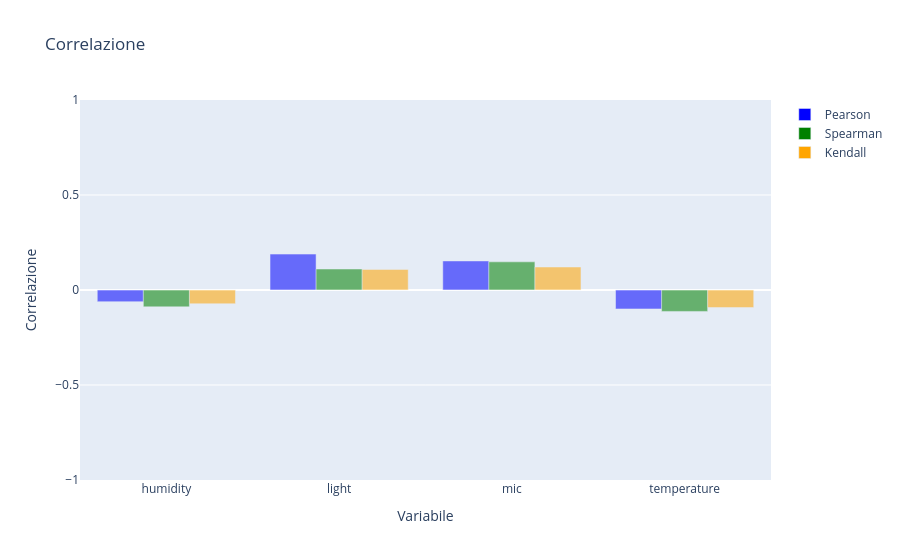
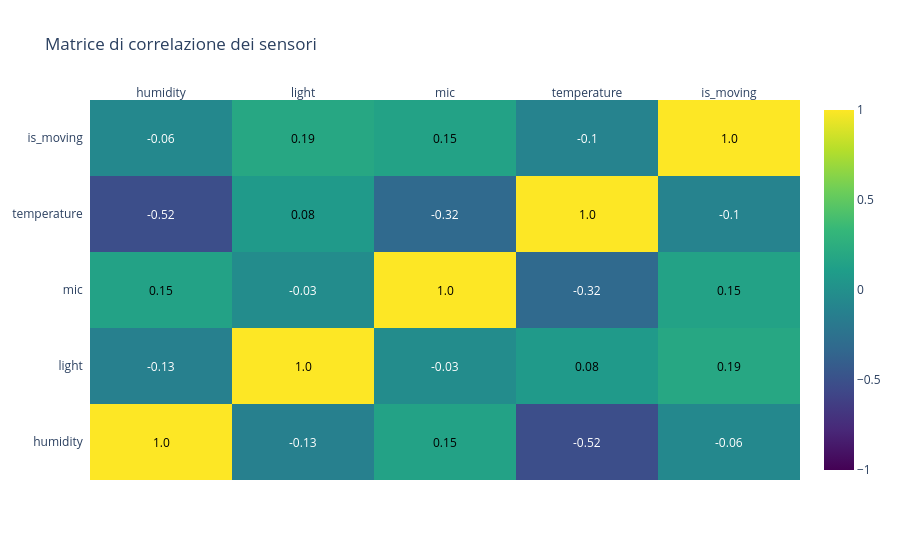
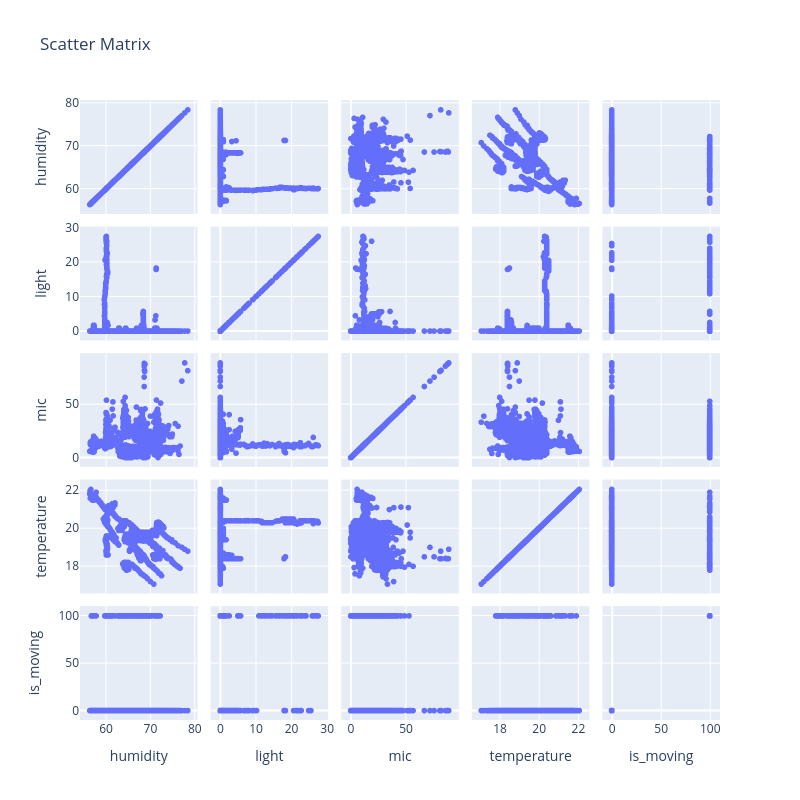

Notebook cell for these charts, in order:
### Code cell
# Confronto delle correlazioni
fig = go.Figure()
for metric, color in [
    ("Pearson", "blue"),
    ("Spearman", "green"),
    ("Kendall", "orange")
]:
    fig.add_trace(go.Bar(
        x=df_compare["Variabile"],
        y=df_compare[f"{metric}"],
        name=f"{metric}",
        marker=dict(color=color, opacity=0.55)
    ))

fig.update_layout(
    title="Correlazione",
    xaxis_title="Variabile",
    yaxis_title="Correlazione",
    barmode="group",
    yaxis=dict(range=[-1,1])
)
fig.show()

# Matrice di confusione
corr_matrix = df_all[cols].corr()
df_rounded = corr_matrix.copy()
for col in cols:
    df_rounded[col] = df_rounded[col].round(2)
fig = ff.create_annotated_heatmap(
    z=df_rounded.values,
    x=list(df_rounded.columns),
    y=list(df_rounded.columns),
    colorscale="Viridis",
    showscale=True,
    zmin=-1,
    zmax=1
)
fig.update_layout(title="Matrice di correlazione dei sensori")
fig.show()

# Scatter plot 
fig = px.scatter_matrix(df_all, dimensions=cols,title="Scatter Matrix")
fig.update_layout(height=800, width=800)
fig.show()

### Figure 1 — Plotly figure (JSON) as saved in the notebook; plotly's stock layout.template omitted (floating-point values rounded to 4 significant figures)
{"data": [{"marker": {"color": "blue", "opacity": 0.55}, "name": "Pearson", "type": "bar", "x": ["humidity", "light", "mic", "temperature"], "y": [-0.06156, 0.1889, 0.153, -0.09968]}, {"marker": {"color": "green", "opacity": 0.55}, "name": "Spearman", "type": "bar", "x": ["humidity", "light", "mic", "temperature"], "y": [-0.08876, 0.1105, 0.1482, -0.1128]}, {"marker": {"color": "orange", "opacity": 0.55}, "name": "Kendall", "type": "bar", "x": ["humidity", "light", "mic", "temperature"], "y": [-0.07252, 0.1084, 0.121, -0.09248]}], "layout": {"barmode": "group", "title": {"text": "Correlazione"}, "xaxis": {"title": {"text": "Variabile"}}, "yaxis": {"range": [-1, 1], "title": {"text": "Correlazione"}}}}

### Figure 2 — Plotly figure (JSON) as saved in the notebook; plotly's stock layout.template omitted (floating-point values rounded to 4 significant figures)
{"data": [{"colorscale": [[0, "#440154"], [0.1111, "#482878"], [0.2222, "#3e4989"], [0.3333, "#31688e"], [0.4444, "#26828e"], [0.5556, "#1f9e89"], [0.6667, "#35b779"], [0.7778, "#6ece58"], [0.8889, "#b5de2b"], [1, "#fde725"]], "reversescale": false, "showscale": true, "type": "heatmap", "x": ["humidity", "light", "mic", "temperature", "is_moving"], "y": ["humidity", "light", "mic", "temperature", "is_moving"], "z": [[1.0, -0.13, 0.15, -0.52, -0.06], [-0.13, 1.0, -0.03, 0.08, 0.19], [0.15, -0.03, 1.0, -0.32, 0.15], [-0.52, 0.08, -0.32, 1.0, -0.1], [-0.06, 0.19, 0.15, -0.1, 1.0]], "zmax": 1, "zmin": -1}], "layout": {"annotations": [{"font": {"color": "#000000"}, "showarrow": false, "text": "1.0", "x": "humidity", "xref": "x", "y": "humidity", "yref": "y"}, {"font": {"color": "#FFFFFF"}, "showarrow": false, "text": "-0.13", "x": "light", "xref": "x", "y": "humidity", "yref": "y"}, {"font": {"color": "#000000"}, "showarrow": false, "text": "0.15", "x": "mic", "xref": "x", "y": "humidity", "yref": "y"}, {"font": {"color": "#FFFFFF"}, "showarrow": false, "text": "-0.52", "x": "temperature", "xref": "x", "y": "humidity", "yref": "y"}, {"font": {"color": "#FFFFFF"}, "showarrow": false, "text": "-0.06", "x": "is_moving", "xref": "x", "y": "humidity", "yref": "y"}, {"font": {"color": "#FFFFFF"}, "showarrow": false, "text": "-0.13", "x": "humidity", "xref": "x", "y": "light", "yref": "y"}, {"font": {"color": "#000000"}, "showarrow": false, "text": "1.0", "x": "light", "xref": "x", "y": "light", "yref": "y"}, {"font": {"color": "#FFFFFF"}, "showarrow": false, "text": "-0.03", "x": "mic", "xref": "x", "y": "light", "yref": "y"}, {"font": {"color": "#000000"}, "showarrow": false, "text": "0.08", "x": "temperature", "xref": "x", "y": "light", "yref": "y"}, {"font": {"color": "#000000"}, "showarrow": false, "text": "0.19", "x": "is_moving", "xref": "x", "y": "light", "yref": "y"}, {"font": {"color": "#000000"}, "showarrow": false, "text": "0.15", "x": "humidity", "xref": "x", "y": "mic", "yref": "y"}, {"font": {"color": "#FFFFFF"}, "showarrow": false, "text": "-0.03", "x": "light", "xref": "x", "y": "mic", "yref": "y"}, {"font": {"color": "#000000"}, "showarrow": false, "text": "1.0", "x": "mic", "xref": "x", "y": "mic", "yref": "y"}, {"font": {"color": "#FFFFFF"}, "showarrow": false, "text": "-0.32", "x": "temperature", "xref": "x", "y": "mic", "yref": "y"}, {"font": {"color": "#000000"}, "showarrow": false, "text": "0.15", "x": "is_moving", "xref": "x", "y": "mic", "yref": "y"}, {"font": {"color": "#FFFFFF"}, "showarrow": false, "text": "-0.52", "x": "humidity", "xref": "x", "y": "temperature", "yref": "y"}, {"font": {"color": "#000000"}, "showarrow": false, "text": "0.08", "x": "light", "xref": "x", "y": "temperature", "yref": "y"}, {"font": {"color": "#FFFFFF"}, "showarrow": false, "text": "-0.32", "x": "mic", "xref": "x", "y": "temperature", "yref": "y"}, {"font": {"color": "#000000"}, "showarrow": false, "text": "1.0", "x": "temperature", "xref": "x", "y": "temperature", "yref": "y"}, {"font": {"color": "#FFFFFF"}, "showarrow": false, "text": "-0.1", "x": "is_moving", "xref": "x", "y": "temperature", "yref": "y"}, {"font": {"color": "#FFFFFF"}, "showarrow": false, "text": "-0.06", "x": "humidity", "xref": "x", "y": "is_moving", "yref": "y"}, {"font": {"color": "#000000"}, "showarrow": false, "text": "0.19", "x": "light", "xref": "x", "y": "is_moving", "yref": "y"}, {"font": {"color": "#000000"}, "showarrow": false, "text": "0.15", "x": "mic", "xref": "x", "y": "is_moving", "yref": "y"}, {"font": {"color": "#FFFFFF"}, "showarrow": false, "text": "-0.1", "x": "temperature", "xref": "x", "y": "is_moving", "yref": "y"}, {"font": {"color": "#000000"}, "showarrow": false, "text": "1.0", "x": "is_moving", "xref": "x", "y": "is_moving", "yref": "y"}], "title": {"text": "Matrice di correlazione dei sensori"}, "xaxis": {"dtick": 1, "gridcolor": "rgb(0, 0, 0)", "side": "top", "ticks": ""}, "yaxis": {"dtick": 1, "ticks": "", "ticksuffix": "  "}}}

### Figure 3 — Plotly figure (JSON) as saved in the notebook; plotly's stock layout.template omitted (floating-point values rounded to 4 significant figures; data arrays with more than 128 entries replaced by an {"elided": "..."} marker saying what was removed)
{"data": [{"dimensions": [{"axis": {"matches": true}, "label": "humidity", "values": {"elided": "4667 float values"}}, {"axis": {"matches": true}, "label": "light", "values": {"elided": "4667 float values"}}, {"axis": {"matches": true}, "label": "mic", "values": {"elided": "4667 float values"}}, {"axis": {"matches": true}, "label": "temperature", "values": {"elided": "4667 float values"}}, {"axis": {"matches": true}, "label": "is_moving", "values": {"elided": "4667 int values"}}], "hovertemplate": "%{xaxis.title.text}=%{x}<br>%{yaxis.title.text}=%{y}<extra></extra>", "legendgroup": "", "marker": {"color": "#636efa", "symbol": "circle"}, "name": "", "showlegend": false, "type": "splom"}], "layout": {"dragmode": "select", "height": 800, "legend": {"tracegroupgap": 0}, "title": {"text": "Scatter Matrix"}, "width": 800}}
